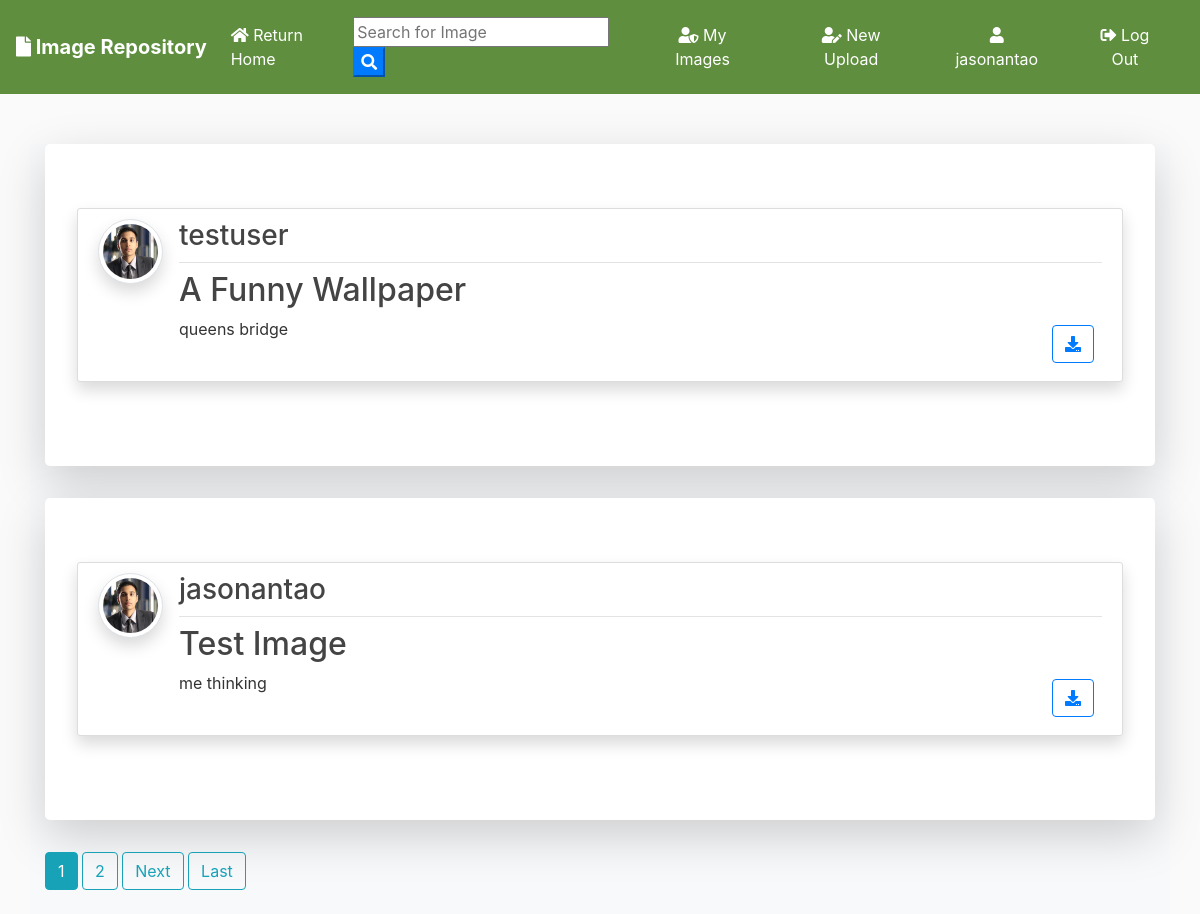
The page / (signed in) on the database its author committed.
### blog/models.py (models this page shows, shortened)
class Post(models.Model):
	title = models.CharField(max_length=100)
	file = models.FileField(null=True,blank=True,upload_to='Files')
	content = models.TextField()
	date_posted = models.DateTimeField(default=timezone.now)
	author = models.ForeignKey(User, on_delete=models.CASCADE)

### users/models.py (models this page shows, shortened)
class Profile(models.Model):
    user = models.OneToOneField(User, on_delete=models.CASCADE)
    image = models.ImageField(default='default.jpg', upload_to='profile_pics')

### blog/views.py (the view)
# urls.py: path('', PostListView.as_view(), name='blog-home'),
class PostListView(ListView):
    model = Post
    template_name = 'blog/home.html'  # <app>/<model>_<viewtype>.html
    context_object_name = 'posts'
    ordering = ['-date_posted']
    paginate_by = 2

### blog/templates/blog/home.html (shortened to what this page needs)
{% extends "blog/base.html" %}
{% block content %}
    {% for post in posts %}
      <div class="jumbotron mt-3 bg-white shadow-lg">
      <article class="media content-section shadow">
        <a href="{{ post.author.profile.image.url }} " target="_blank"> <img src="{{ post.author.profile.image.url }}  " alt="" class="article-img rounded-circle img-thumbnail img-fluid shadow">
        </a>
        <div class="media-body">
          <div class="article-metadata d-flex justify-content-between">
            <a class="mr-2 " href="{% url 'user-posts' post.author.username  %}"><h3>{{ post.author }}</h3></a>
          </div>
          <h2><a class="article-title text-justify " href="{% url 'post-detail' post.id %}">{{ post.title }}</a></h2>
          <div class="d-flex justify-content-between">
            <p class="article-content text-justify text-truncate overflow-hidden">{{ post.content }}</p>
            {% if post.file %}
          <div class="form-group mt-0 pt-0  m-2">
            <a class="btn btn-outline-primary  btn-d "  href="{{ post.file.url }}"  download type="submit"><i class="fas fa-download"></i></a>
          </div>
          {% endif %}
          </div>
        </div>
      </article>
      </div>
    {% endfor %}
    {% if is_paginated %}
      {% for num in page_obj.paginator.page_range %}
        {% if page_obj.number == num %}
          <a class="btn btn-info mb-4" href="?page={{ num }}">{{ num }}</a>
        {% elif num > page_obj.number|add:'-3' and num < page_obj.number|add:'3' %}
          <a class="btn btn-outline-info mb-4" href="?page={{ num }}">{{ num }}</a>
        {% endif %}
      {% endfor %}
      {% if page_obj.has_next %}
        <a class="btn btn-outline-info mb-4" href="?page={{ page_obj.next_page_number }}">Next</a>
        <a class="btn btn-outline-info mb-4" href="?page={{ page_obj.paginator.num_pages }}">Last</a>
      {% endif %}
    {% endif %}
{% endblock content %}

### blog/templates/blog/base.html (shortened to what this page needs)
{% load static %}
<!doctype html>
<html lang="en">
  <head>
    <link rel="stylesheet" href="https://stackpath.bootstrapcdn.com/bootstrap/4.3.1/css/bootstrap.min.css">
    <link rel="stylesheet" href="https://use.fontawesome.com/releases/v5.8.1/css/all.css" >
    <link rel="stylesheet" href="{% static 'blog/main.css' %}">
</head>
  <body>
        <nav class="navbar navbar-expand-lg navbar-dark" style="margin-bottom: 50px; background-color: #5E8E3E;">
                <a class="navbar-brand font-weight-bold" href="{% url 'blog-home' %}"><i class="fas fa-file"></i> Image Repository</a>
                <div class="collapse navbar-collapse" id="navbarSupportedContent">
                  <ul class="navbar-nav mr-auto">
                    <li class="nav-item active">
                      <a class="nav-link" href="{% url 'blog-home' %}"><i class="fas fa-home"></i> Return Home <span class="sr-only">(current)</span></a>
                    </li>
                  </ul>
                <form id="searchform" action="{% url 'search' %}" method="get">
                    <input type="text" name="q" type="text" value="{{ request.GET.q }}" placeholder="Search for Image" />
                    <button type="button" onclick="searchform.submit()" class=" text-white my-color btn-primary"><i class="fa fa-search"></i></button>
                </form>
                    {% if user.is_authenticated %}
                    <a href="{% url 'user-posts' user %}" class="btn text-white m-2"><i class="fas fa-user-shield"></i> My Images</a>
                    <a href="{% url 'post-create' %} " class="btn text-white m-2"><i class="fas fa-user-edit"></i> New Upload</a>
                    <a href="{% url 'profile' %} " class="btn text-white m-2"><i class="fas fa-user"></i> {{ user.username }}</a>
                    <a href="{% url 'logout' %} " class="btn text-white m-2"><i class="fas fa-sign-out-alt"></i> Log Out</a>
                    {% else %}
                    <a href="{% url 'login' %} " class="btn text-white m-2"><i class="fas fa-user-tie"></i> Login</a>
                    <a href="{% url 'register' %} " class="btn text-white m-2"> <i class="fas fa-sign-in-alt"></i> Sign Up</a>
                    {% endif %}
                </div>
              </nav>
      <div class="container my-bg bg-light">
    {% block content %}
    {% endblock  %}
</div>
  </body>
</html>

### blog/static/blog/main.css (style rules this page uses)
body { background: #fafafa; color: #333333; margin-top: 0; }
h1, h2, h3, h4, h5, h6 { color: #444444; }
ul { margin: 0; }
.content-section { background: #ffffff; padding: 10px 20px; border: 1px solid #dddddd; border-radius: 3px; margin-bottom: 20px; }
.article-title { color: #444444; }
.article-content { white-space: pre-line; }
.article-img { height: 65px; width: 65px; margin-right: 16px; }
.article-metadata { padding-bottom: 1px; margin-bottom: 4px; border-bottom: 1px solid #e3e3e3 }

### rows shown on the page
Post: author.profile.image (placeholder picture), author "testuser", title "A Funny Wallpaper", content "queens bridge"
Post: author.profile.image (placeholder picture), author "jasonantao", title "Test Image", content "me thinking"

### other values the page prints
{{ user.username }} "jasonantao"
{{ num }} "1"
{{ num }} "2"
